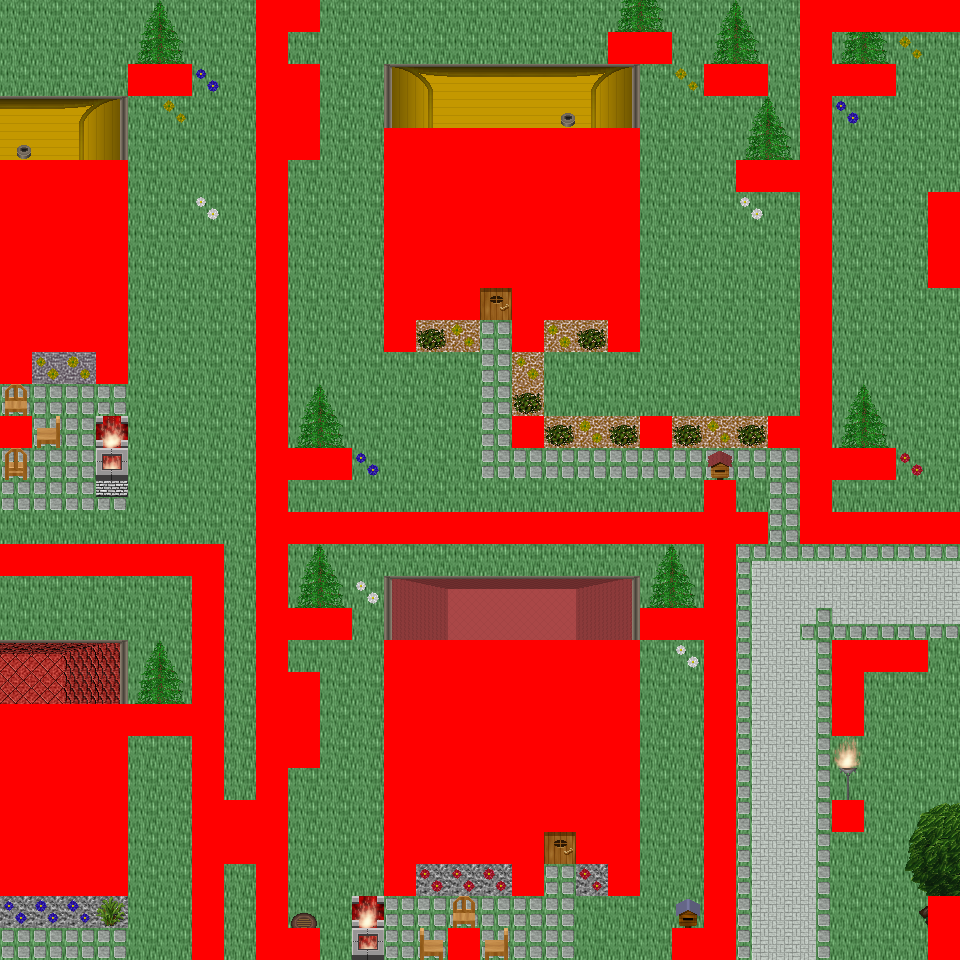

A level layout from a 2D game, rendered from its tile map. Below: a short description, then the map file with tile-grid data replaced by summaries:
An orthogonal 30x30 tile map with 32x32 px tiles, 6 tile layers (Ground, Object, Object2, Above, ...), 60 tilesets and 10 objects (10x mapExit).

<map version="1.0" orientation="orthogonal" renderorder="right-down" width="30" height="30" tilewidth="32" tileheight="32" nextobjectid="11">
  <tileset firstgid="1" name="tileset_logic_collision" tilewidth="32" tileheight="32" tilecount="1" columns="1">
    <image source="../drawable/tileset_logic_collision.png" width="32" height="32" />
  </tileset>
  <tileset firstgid="2" name="tileset_building_decoration_orbpedestal" tilewidth="32" tileheight="32" tilecount="2" columns="1">
    <image source="../drawable/tileset_building_decoration_orbpedestal.png" width="32" height="64" />
  </tileset>
  <tileset firstgid="4" name="tileset_building_decoration_chimney" tilewidth="32" tileheight="32" tilecount="2" columns="1">
    <image source="../drawable/tileset_building_decoration_chimney.png" width="32" height="64" />
  </tileset>
  <tileset firstgid="6" name="tileset_item_statue_fairypool" tilewidth="32" tileheight="32" tilecount="16" columns="2">
    <image source="../drawable/tileset_item_statue_fairypool.png" width="64" height="256" />
  </tileset>
  <tileset firstgid="22" name="tileset_building_decoration_stone_details" tilewidth="32" tileheight="32" tilecount="4" columns="2">
    <image source="../drawable/tileset_building_decoration_stone_details.png" width="64" height="64" />
  </tileset>
  <tileset firstgid="26" name="tileset_building_door_closed" tilewidth="32" tileheight="32" tilecount="1" columns="1">
    <image source="../drawable/tileset_building_door_closed.png" width="32" height="32" />
  </tileset>
  <tileset firstgid="27" name="tileset_building_door_door" tilewidth="32" tileheight="32" tilecount="6" columns="3">
    <image source="../drawable/tileset_building_door_door.png" width="96" height="64" />
  </tileset>
  <tileset firstgid="33" name="tileset_building_fence_fence_chunky" tilewidth="32" tileheight="32" tilecount="21" columns="3">
    <image source="../drawable/tileset_building_fence_fence_chunky.png" width="96" height="224" />
  </tileset>
  <tileset firstgid="54" name="tileset_building_roof_blue" tilewidth="32" tileheight="32" tilecount="20" columns="5">
    <image source="../drawable/tileset_building_roof_blue.png" width="160" height="128" />
  </tileset>
  <tileset firstgid="74" name="tileset_building_roof_green" tilewidth="32" tileheight="32" tilecount="20" columns="5">
    <image source="../drawable/tileset_building_roof_green.png" width="160" height="128" />
  </tileset>
  <tileset firstgid="94" name="tileset_building_roof_red" tilewidth="32" tileheight="32" tilecount="20" columns="5">
    <image source="../drawable/tileset_building_roof_red.png" width="160" height="128" />
  </tileset>
  <tileset firstgid="114" name="tileset_building_roof_red2" tilewidth="32" tileheight="32" tilecount="20" columns="5">
    <image source="../drawable/tileset_building_roof_red2.png" width="160" height="128" />
  </tileset>
  <tileset firstgid="134" name="tileset_building_roof_roof_borders" tilewidth="32" tileheight="32" tilecount="9" columns="3">
    <image source="../drawable/tileset_building_roof_roof_borders.png" width="96" height="96" />
  </tileset>
  <tileset firstgid="143" name="tileset_building_roof_yellow" tilewidth="32" tileheight="32" tilecount="20" columns="5">
    <image source="../drawable/tileset_building_roof_yellow.png" width="160" height="128" />
  </tileset>
  <tileset firstgid="163" name="tileset_building_window_window_long" tilewidth="32" tileheight="32" tilecount="3" columns="3">
    <image source="../drawable/tileset_building_window_window_long.png" width="96" height="32" />
  </tileset>
  <tileset firstgid="166" name="tileset_ground_cobbled_paving" tilewidth="32" tileheight="32" tilecount="1" columns="1">
    <image source="../drawable/tileset_ground_cobbled_paving.png" width="32" height="32" />
  </tileset>
  <tileset firstgid="167" name="tileset_ground_gravel" tilewidth="32" tileheight="32" tilecount="1" columns="1">
    <image source="../drawable/tileset_ground_gravel.png" width="32" height="32" />
  </tileset>
  <tileset firstgid="168" name="tileset_ground_stone_floors" tilewidth="32" tileheight="32" tilecount="6" columns="3">
    <image source="../drawable/tileset_ground_stone_floors.png" width="96" height="64" />
  </tileset>
  <tileset firstgid="174" name="tileset_ground_ground" tilewidth="32" tileheight="32" tilecount="33" columns="3">
    <image source="../drawable/tileset_ground_ground.png" width="96" height="352" />
  </tileset>
  <tileset firstgid="207" name="tileset_plant_bush_various_small" tilewidth="32" tileheight="32" tilecount="9" columns="3">
    <image source="../drawable/tileset_plant_bush_various_small.png" width="96" height="96" />
  </tileset>
  <tileset firstgid="216" name="tileset_plant_flower_daisy_blue" tilewidth="32" tileheight="32" tilecount="8" columns="2">
    <image source="../drawable/tileset_plant_flower_daisy_blue.png" width="64" height="128" />
  </tileset>
  <tileset firstgid="224" name="tileset_plant_flower_daisy_red" tilewidth="32" tileheight="32" tilecount="8" columns="2">
    <image source="../drawable/tileset_plant_flower_daisy_red.png" width="64" height="128" />
  </tileset>
  <tileset firstgid="232" name="tileset_plant_flower_daisy_white" tilewidth="32" tileheight="32" tilecount="8" columns="2">
    <image source="../drawable/tileset_plant_flower_daisy_white.png" width="64" height="128" />
  </tileset>
  <tileset firstgid="240" name="tileset_plant_flower_daisy_yellow" tilewidth="32" tileheight="32" tilecount="8" columns="2">
    <image source="../drawable/tileset_plant_flower_daisy_yellow.png" width="64" height="128" />
  </tileset>
  <tileset firstgid="248" name="tileset_plant_tree_spruce" tilewidth="32" tileheight="32" tilecount="6" columns="2">
    <image source="../drawable/tileset_plant_tree_spruce.png" width="64" height="96" />
  </tileset>
  <tileset firstgid="254" name="tileset_item_pot_pot_purple" tilewidth="32" tileheight="32" tilecount="1" columns="1">
    <image source="../drawable/tileset_item_pot_pot_purple.png" width="32" height="32" />
  </tileset>
  <tileset firstgid="255" name="tileset_item_pot_pot_tall" tilewidth="32" tileheight="32" tilecount="2" columns="1">
    <image source="../drawable/tileset_item_pot_pot_tall.png" width="32" height="64" />
  </tileset>
  <tileset firstgid="257" name="tileset_item_pot_small_barrel" tilewidth="32" tileheight="32" tilecount="2" columns="1">
    <image source="../drawable/tileset_item_pot_small_barrel.png" width="32" height="64" />
  </tileset>
  <tileset firstgid="259" name="tileset_item_postbox" tilewidth="32" tileheight="32" tilecount="4" columns="2">
    <image source="../drawable/tileset_item_postbox.png" width="64" height="64" />
  </tileset>
  <tileset firstgid="263" name="tileset_furniture_chair_wooden_pale" tilewidth="32" tileheight="32" tilecount="4" columns="2">
    <image source="../drawable/tileset_furniture_chair_wooden_pale.png" width="64" height="64" />
  </tileset>
  <tileset firstgid="267" name="tileset_furniture_table_wooden" tilewidth="32" tileheight="32" tilecount="1" columns="1">
    <image source="../drawable/tileset_furniture_table_wooden.png" width="32" height="32" />
  </tileset>
  <tileset firstgid="268" name="tileset_furniture_table_brick_base" tilewidth="32" tileheight="32" tilecount="3" columns="3">
    <image source="../drawable/tileset_furniture_table_brick_base.png" width="96" height="32" />
  </tileset>
  <tileset firstgid="271" name="tileset_furniture_light_iron_lamp" tilewidth="32" tileheight="32" tilecount="3" columns="1">
    <image source="../drawable/tileset_furniture_light_iron_lamp.png" width="32" height="96" />
  </tileset>
  <tileset firstgid="274" name="tileset_furniture_light_flames" tilewidth="32" tileheight="32" tilecount="6" columns="6">
    <image source="../drawable/tileset_furniture_light_flames.png" width="192" height="32" />
  </tileset>
  <tileset firstgid="280" name="tileset_furniture_sink_dark_side_on" tilewidth="32" tileheight="32" tilecount="6" columns="3">
    <image source="../drawable/tileset_furniture_sink_dark_side_on.png" width="96" height="64" />
  </tileset>
  <tileset firstgid="286" name="tileset_ground_grass_corners" tilewidth="32" tileheight="32" tilecount="24" columns="6">
    <image source="../drawable/tileset_ground_grass_corners.png" width="192" height="128" />
  </tileset>
  <tileset firstgid="310" name="tileset_ground_grass_edges" tilewidth="32" tileheight="32" tilecount="36" columns="12">
    <image source="../drawable/tileset_ground_grass_edges.png" width="384" height="96" />
  </tileset>
  <tileset firstgid="346" name="tileset_plant_tree_tree_fluffy" tilewidth="32" tileheight="32" tilecount="12" columns="4">
    <image source="../drawable/tileset_plant_tree_tree_fluffy.png" width="128" height="96" />
  </tileset>
  <tileset firstgid="358" name="tileset_ground_water_dungeon_water" tilewidth="32" tileheight="32" tilecount="30" columns="3">
    <image source="../drawable/tileset_ground_water_dungeon_water.png" width="96" height="320" />
  </tileset>
  <tileset firstgid="388" name="tileset_furniture_table_wooden_rectangular" tilewidth="32" tileheight="32" tilecount="9" columns="3">
    <image source="../drawable/tileset_furniture_table_wooden_rectangular.png" width="96" height="96" />
  </tileset>
  <tileset firstgid="397" name="tileset_item_statue_metal_and_stone" tilewidth="32" tileheight="32" tilecount="6" columns="3">
    <image source="../drawable/tileset_item_statue_metal_and_stone.png" width="96" height="64" />
  </tileset>
  <tileset firstgid="403" name="tileset_ground_fire_fire" tilewidth="32" tileheight="32" tilecount="27" columns="3">
    <image source="../drawable/tileset_ground_fire_fire.png" width="96" height="288" />
  </tileset>
  <tileset firstgid="430" name="tileset_furniture_table_bench" tilewidth="32" tileheight="32" tilecount="3" columns="3">
    <image source="../drawable/tileset_furniture_table_bench.png" width="96" height="32" />
  </tileset>
  <tileset firstgid="433" name="tileset_plant_bush_hosta" tilewidth="32" tileheight="32" tilecount="9" columns="3">
    <image source="../drawable/tileset_plant_bush_hosta.png" width="96" height="96" />
  </tileset>
  <tileset firstgid="442" name="tileset_plant_tree_tree_green" tilewidth="32" tileheight="32" tilecount="88" columns="8">
    <image source="../drawable/tileset_plant_tree_tree_green.png" width="256" height="352" />
  </tileset>
  <tileset firstgid="530" name="tileset_item_sign_large" tilewidth="32" tileheight="32" tilecount="15" columns="5">
    <image source="../drawable/tileset_item_sign_large.png" width="160" height="96" />
  </tileset>
  <tileset firstgid="545" name="tileset_building_wall_wall_brown" tilewidth="32" tileheight="32" tilecount="12" columns="3">
    <image source="../drawable/tileset_building_wall_wall_brown.png" width="96" height="128" />
  </tileset>
  <tileset firstgid="557" name="tileset_ground_green_paving_4" tilewidth="32" tileheight="32" tilecount="3" columns="3">
    <image source="../drawable/tileset_ground_green_paving_4.png" width="96" height="32" />
  </tileset>
  <tileset firstgid="560" name="tileset_item_swing" tilewidth="32" tileheight="32" tilecount="4" columns="2">
    <image source="../drawable/tileset_item_swing.png" width="64" height="64" />
  </tileset>
  <tileset firstgid="564" name="tileset_item_fishrods" tilewidth="32" tileheight="32" tilecount="12" columns="4">
    <image source="../drawable/tileset_item_fishrods.png" width="128" height="96" />
  </tileset>
  <tileset firstgid="576" name="tileset_logic_creature_human_kalavan" tilewidth="32" tileheight="32" tilecount="5" columns="5">
    <image source="../drawable/tileset_logic_creature_human_kalavan.png" width="160" height="32" />
  </tileset>
  <tileset firstgid="581" name="tileset_logic_creature_animal" tilewidth="32" tileheight="32" tilecount="32" columns="8">
    <image source="../drawable/tileset_logic_creature_animal.png" width="256" height="128" />
  </tileset>
  <tileset firstgid="613" name="tileset_building_decoration_numbers" tilewidth="32" tileheight="32" tilecount="20" columns="2">
    <image source="../drawable/tileset_building_decoration_numbers.png" width="64" height="320" />
  </tileset>
  <tileset firstgid="633" name="tileset_ground_green_paving" tilewidth="32" tileheight="32" tilecount="18" columns="3">
    <image source="../drawable/tileset_ground_green_paving.png" width="96" height="192" />
  </tileset>
  <tileset firstgid="651" name="tileset_item_huge_orb" tilewidth="32" tileheight="32" tilecount="16" columns="2">
    <image source="../drawable/tileset_item_huge_orb.png" width="64" height="256" />
  </tileset>
  <tileset firstgid="667" name="tileset_light_light_5x5" tilewidth="32" tileheight="32" tilecount="25" columns="5">
    <image source="../drawable/tileset_light_light_5x5.png" width="160" height="160" />
  </tileset>
  <tileset firstgid="692" name="tileset_light_dim_light_5x5" tilewidth="32" tileheight="32" tilecount="25" columns="5">
    <image source="../drawable/tileset_light_dim_light_5x5.png" width="160" height="160" />
  </tileset>
  <tileset firstgid="717" name="tileset_item_firewood" tilewidth="32" tileheight="32" tilecount="12" columns="3">
    <image source="../drawable/tileset_item_firewood.png" width="96" height="128" />
  </tileset>
  <tileset firstgid="729" name="tileset_logic_creature_fowl" tilewidth="32" tileheight="32" tilecount="6" columns="6">
    <image source="../drawable/tileset_logic_creature_fowl.png" width="192" height="32" />
  </tileset>
  <tileset firstgid="735" name="tileset_logic_creature_human_imperial" tilewidth="32" tileheight="32" tilecount="16" columns="8">
    <image source="../drawable/tileset_logic_creature_human_imperial.png" width="256" height="64" />
  </tileset>
  <layer name="Ground" width="30" height="30">
    <data>[900 cells, 900 non-empty, 6 distinct tile ids]</data>
  </layer>
  <layer name="Object" width="30" height="30">
    <data>[900 cells, 339 non-empty, 52 distinct tile ids]</data>
  </layer>
  <layer name="Object2" width="30" height="30">
    <data>[900 cells, 44 non-empty, 22 distinct tile ids]</data>
  </layer>
  <layer name="Above" width="30" height="30">
    <data>[900 cells, 204 non-empty, 67 distinct tile ids]</data>
  </layer>
  <layer name="Above2" width="30" height="30">
    <data>[900 cells, 19 non-empty, 6 distinct tile ids]</data>
  </layer>
  <layer name="Walkable" width="30" height="30">
    <data>[900 cells, 308 non-empty, 1 distinct tile ids]</data>
  </layer>
  <objectgroup name="MapEvents">
    <object id="1" name="south" type="mapExit" x="0" y="928" width="192" height="32">
      <properties>
        <property name="map" value="level_0_x72_y146" />
        <property name="x" value="0" />
        <property name="y" value="1" />
      </properties>
    </object>
    <object id="2" name="south2" type="mapExit" x="224" y="928" width="32" height="32">
      <properties>
        <property name="map" value="level_0_x72_y146" />
        <property name="x" value="7" />
        <property name="y" value="1" />
      </properties>
    </object>
    <object id="3" name="south3" type="mapExit" x="320" y="928" width="128" height="32">
      <properties>
        <property name="map" value="level_0_x72_y146" />
        <property name="x" value="10" />
        <property name="y" value="1" />
      </properties>
    </object>
    <object id="4" name="south4" type="mapExit" x="480" y="928" width="192" height="32">
      <properties>
        <property name="map" value="level_0_x72_y146" />
        <property name="x" value="15" />
        <property name="y" value="1" />
      </properties>
    </object>
    <object id="5" name="south5" type="mapExit" x="736" y="928" width="192" height="32">
      <properties>
        <property name="map" value="level_0_x72_y146" />
        <property name="x" value="23" />
        <property name="y" value="1" />
      </properties>
    </object>
    <object id="6" name="west" type="mapExit" x="0" y="0" width="32" height="160">
      <properties>
        <property name="map" value="level_0_x71_y145" />
        <property name="x" value="28" />
        <property name="y" value="0" />
      </properties>
    </object>
    <object id="7" name="west2" type="mapExit" x="0" y="384" width="32" height="32">
      <properties>
        <property name="map" value="level_0_x71_y145" />
        <property name="x" value="28" />
        <property name="y" value="12" />
      </properties>
    </object>
    <object id="8" name="west3" type="mapExit" x="0" y="448" width="32" height="96">
      <properties>
        <property name="map" value="level_0_x71_y145" />
        <property name="x" value="28" />
        <property name="y" value="14" />
      </properties>
    </object>
    <object id="9" name="west4" type="mapExit" x="0" y="576" width="32" height="128">
      <properties>
        <property name="map" value="level_0_x71_y145" />
        <property name="x" value="28" />
        <property name="y" value="18" />
      </properties>
    </object>
    <object id="10" name="west5" type="mapExit" x="0" y="896" width="32" height="64">
      <properties>
        <property name="map" value="level_0_x71_y145" />
        <property name="x" value="28" />
        <property name="y" value="28" />
      </properties>
    </object>
  </objectgroup>
</map>
